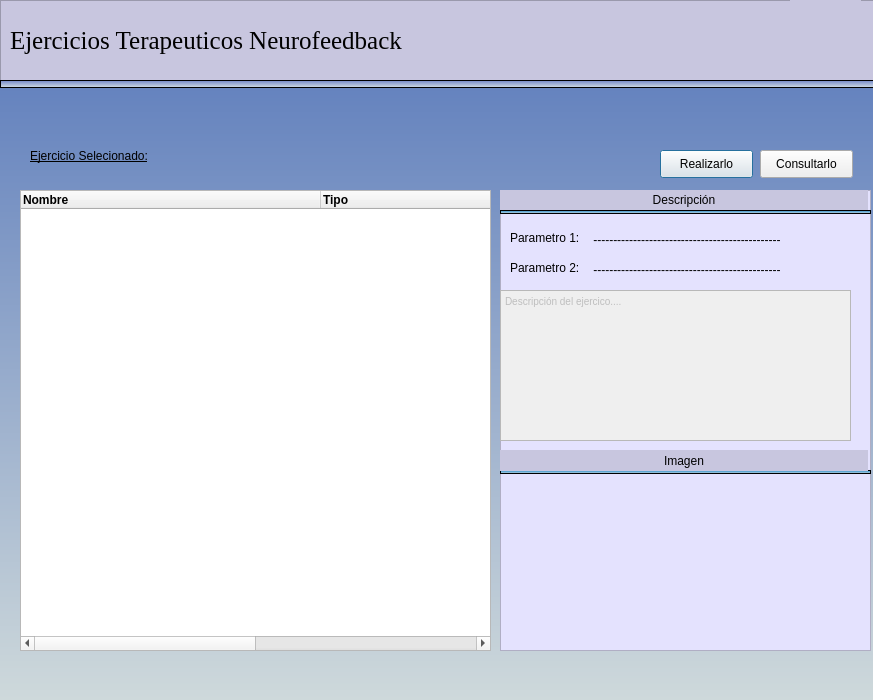
<?xml version="1.0" encoding="UTF-8"?>
<ui version="4.0">
 <class>ejercicioTerapeuticos</class>
 <widget class="QDialog" name="ejercicioTerapeuticos">
  <property name="geometry">
   <rect>
    <x>0</x>
    <y>0</y>
    <width>873</width>
    <height>700</height>
   </rect>
  </property>
  <property name="minimumSize">
   <size>
    <width>873</width>
    <height>670</height>
   </size>
  </property>
  <property name="windowTitle">
   <string>Dialog</string>
  </property>
  <widget class="QListView" name="listImagenesEjercicios">
   <property name="geometry">
    <rect>
     <x>500</x>
     <y>190</y>
     <width>371</width>
     <height>461</height>
    </rect>
   </property>
   <property name="styleSheet">
    <string notr="true">background-color: rgb(228, 226, 254);</string>
   </property>
  </widget>
  <widget class="QLabel" name="lbEjercicio">
   <property name="geometry">
    <rect>
     <x>30</x>
     <y>140</y>
     <width>201</width>
     <height>31</height>
    </rect>
   </property>
   <property name="styleSheet">
    <string notr="true">font: 63 12pt &quot;Yu Gothic UI Semibold&quot;;
text-decoration: underline;</string>
   </property>
   <property name="text">
    <string>Ejercicio Selecionado:</string>
   </property>
  </widget>
  <widget class="QPushButton" name="btnRealizar">
   <property name="geometry">
    <rect>
     <x>660</x>
     <y>150</y>
     <width>93</width>
     <height>28</height>
    </rect>
   </property>
   <property name="text">
    <string>Realizarlo</string>
   </property>
  </widget>
  <widget class="QPushButton" name="BtnConsultar">
   <property name="geometry">
    <rect>
     <x>760</x>
     <y>150</y>
     <width>93</width>
     <height>28</height>
    </rect>
   </property>
   <property name="text">
    <string>Consultarlo</string>
   </property>
  </widget>
  <widget class="QLabel" name="lbImagenEjercicio">
   <property name="geometry">
    <rect>
     <x>580</x>
     <y>480</y>
     <width>221</width>
     <height>161</height>
    </rect>
   </property>
   <property name="styleSheet">
    <string notr="true">image: url(:/newPrefix/EjerNeutral.png);</string>
   </property>
   <property name="text">
    <string/>
   </property>
  </widget>
  <widget class="QLabel" name="label_9">
   <property name="geometry">
    <rect>
     <x>0</x>
     <y>80</y>
     <width>911</width>
     <height>641</height>
    </rect>
   </property>
   <property name="minimumSize">
    <size>
     <width>480</width>
     <height>510</height>
    </size>
   </property>
   <property name="styleSheet">
    <string notr="true">background-color: qlineargradient(spread:pad, x1:0, y1:1, x2:0, y2:0, stop:0 rgba(210, 220, 220), stop:1 rgba(100, 130, 190));

</string>
   </property>
   <property name="text">
    <string/>
   </property>
  </widget>
  <widget class="QFrame" name="frame">
   <property name="geometry">
    <rect>
     <x>0</x>
     <y>0</y>
     <width>911</width>
     <height>81</height>
    </rect>
   </property>
   <property name="styleSheet">
    <string notr="true">background-color: rgb(200, 198, 223);</string>
   </property>
   <property name="frameShape">
    <enum>QFrame::StyledPanel</enum>
   </property>
   <property name="frameShadow">
    <enum>QFrame::Raised</enum>
   </property>
   <widget class="QLabel" name="label_10">
    <property name="geometry">
     <rect>
      <x>10</x>
      <y>10</y>
      <width>501</width>
      <height>61</height>
     </rect>
    </property>
    <property name="font">
     <font>
      <family>Times New Roman</family>
      <pointsize>19</pointsize>
      <weight>9</weight>
      <italic>false</italic>
      <bold>false</bold>
     </font>
    </property>
    <property name="styleSheet">
     <string notr="true">
font: 75 19pt &quot;Times New Roman&quot;;</string>
    </property>
    <property name="text">
     <string>Ejercicios Terapeuticos Neurofeedback</string>
    </property>
   </widget>
   <widget class="QLabel" name="label_25">
    <property name="geometry">
     <rect>
      <x>790</x>
      <y>0</y>
      <width>71</width>
      <height>71</height>
     </rect>
    </property>
    <property name="font">
     <font>
      <pointsize>10</pointsize>
     </font>
    </property>
    <property name="styleSheet">
     <string notr="true">image: url(:/newPrefix/libro-abierto.png);</string>
    </property>
    <property name="text">
     <string/>
    </property>
   </widget>
  </widget>
  <widget class="QTableWidget" name="tvEjercicios">
   <property name="geometry">
    <rect>
     <x>20</x>
     <y>190</y>
     <width>471</width>
     <height>461</height>
    </rect>
   </property>
   <property name="minimumSize">
    <size>
     <width>200</width>
     <height>200</height>
    </size>
   </property>
   <property name="focusPolicy">
    <enum>Qt::NoFocus</enum>
   </property>
   <property name="editTriggers">
    <set>QAbstractItemView::NoEditTriggers</set>
   </property>
   <property name="dragEnabled">
    <bool>false</bool>
   </property>
   <property name="rowCount">
    <number>0</number>
   </property>
   <property name="columnCount">
    <number>2</number>
   </property>
   <attribute name="horizontalHeaderDefaultSectionSize">
    <number>300</number>
   </attribute>
   <column>
    <property name="text">
     <string>Nombre</string>
    </property>
    <property name="font">
     <font>
      <weight>75</weight>
      <bold>true</bold>
     </font>
    </property>
    <property name="textAlignment">
     <set>AlignLeading|AlignVCenter</set>
    </property>
    <property name="background">
     <color>
      <red>0</red>
      <green>170</green>
      <blue>127</blue>
     </color>
    </property>
   </column>
   <column>
    <property name="text">
     <string>Tipo</string>
    </property>
    <property name="font">
     <font>
      <weight>75</weight>
      <bold>true</bold>
     </font>
    </property>
    <property name="textAlignment">
     <set>AlignLeading|AlignVCenter</set>
    </property>
    <property name="background">
     <color>
      <red>255</red>
      <green>248</green>
      <blue>53</blue>
     </color>
    </property>
   </column>
  </widget>
  <widget class="QFrame" name="frame_2">
   <property name="geometry">
    <rect>
     <x>0</x>
     <y>80</y>
     <width>911</width>
     <height>8</height>
    </rect>
   </property>
   <property name="maximumSize">
    <size>
     <width>16777215</width>
     <height>8</height>
    </size>
   </property>
   <property name="styleSheet">
    <string notr="true">background-color: qlineargradient(spread:pad, x1:0, y1:1, x2:0, y2:0, stop:0 rgba(214, 225, 229), stop:1 rgba(109, 130, 198));
</string>
   </property>
   <property name="frameShape">
    <enum>QFrame::StyledPanel</enum>
   </property>
   <property name="frameShadow">
    <enum>QFrame::Raised</enum>
   </property>
  </widget>
  <widget class="QFrame" name="frame_3">
   <property name="geometry">
    <rect>
     <x>500</x>
     <y>210</y>
     <width>371</width>
     <height>4</height>
    </rect>
   </property>
   <property name="maximumSize">
    <size>
     <width>16777215</width>
     <height>8</height>
    </size>
   </property>
   <property name="styleSheet">
    <string notr="true">background-color: qlineargradient(spread:pad, x1:0, y1:1, x2:0, y2:0, stop:0 rgba(214, 225, 229), stop:1 rgba(20, 130, 198));
</string>
   </property>
   <property name="frameShape">
    <enum>QFrame::StyledPanel</enum>
   </property>
   <property name="frameShadow">
    <enum>QFrame::Raised</enum>
   </property>
  </widget>
  <widget class="QLabel" name="label_4">
   <property name="geometry">
    <rect>
     <x>500</x>
     <y>190</y>
     <width>368</width>
     <height>20</height>
    </rect>
   </property>
   <property name="styleSheet">
    <string notr="true">font: 75 10pt &quot;MS Shell Dlg 2&quot;;
background-color: rgb(200, 198, 223);</string>
   </property>
   <property name="text">
    <string>Descripción</string>
   </property>
   <property name="alignment">
    <set>Qt::AlignCenter</set>
   </property>
  </widget>
  <widget class="QFrame" name="frame_4">
   <property name="geometry">
    <rect>
     <x>500</x>
     <y>470</y>
     <width>371</width>
     <height>4</height>
    </rect>
   </property>
   <property name="maximumSize">
    <size>
     <width>16777215</width>
     <height>8</height>
    </size>
   </property>
   <property name="styleSheet">
    <string notr="true">background-color: qlineargradient(spread:pad, x1:0, y1:1, x2:0, y2:0, stop:0 rgba(214, 225, 229), stop:1 rgba(20, 130, 198));
</string>
   </property>
   <property name="frameShape">
    <enum>QFrame::StyledPanel</enum>
   </property>
   <property name="frameShadow">
    <enum>QFrame::Raised</enum>
   </property>
  </widget>
  <widget class="QLabel" name="label_5">
   <property name="geometry">
    <rect>
     <x>500</x>
     <y>450</y>
     <width>368</width>
     <height>21</height>
    </rect>
   </property>
   <property name="styleSheet">
    <string notr="true">font: 75 10pt &quot;MS Shell Dlg 2&quot;;
background-color: rgb(200, 198, 223);</string>
   </property>
   <property name="text">
    <string>Imagen</string>
   </property>
   <property name="alignment">
    <set>Qt::AlignCenter</set>
   </property>
  </widget>
  <widget class="QTextEdit" name="taDescripcion">
   <property name="enabled">
    <bool>false</bool>
   </property>
   <property name="geometry">
    <rect>
     <x>500</x>
     <y>290</y>
     <width>351</width>
     <height>151</height>
    </rect>
   </property>
   <property name="undoRedoEnabled">
    <bool>false</bool>
   </property>
   <property name="html">
    <string>&lt;!DOCTYPE HTML PUBLIC &quot;-//W3C//DTD HTML 4.0//EN&quot; &quot;http://www.w3.org/TR/REC-html40/strict.dtd&quot;&gt;
&lt;html&gt;&lt;head&gt;&lt;meta name=&quot;qrichtext&quot; content=&quot;1&quot; /&gt;&lt;style type=&quot;text/css&quot;&gt;
p, li { white-space: pre-wrap; }
&lt;/style&gt;&lt;/head&gt;&lt;body style=&quot; font-family:'MS Shell Dlg 2'; font-size:7.8pt; font-weight:400; font-style:normal;&quot;&gt;
&lt;p style=&quot; margin-top:0px; margin-bottom:0px; margin-left:0px; margin-right:0px; -qt-block-indent:0; text-indent:0px;&quot;&gt;Descripción del ejercico....&lt;/p&gt;&lt;/body&gt;&lt;/html&gt;</string>
   </property>
   <property name="placeholderText">
    <string/>
   </property>
  </widget>
  <widget class="QLabel" name="label_3">
   <property name="geometry">
    <rect>
     <x>510</x>
     <y>230</y>
     <width>101</width>
     <height>16</height>
    </rect>
   </property>
   <property name="styleSheet">
    <string notr="true">font: 75 8pt &quot;MS Shell Dlg 2&quot;;</string>
   </property>
   <property name="text">
    <string>Parametro 1:</string>
   </property>
  </widget>
  <widget class="QLabel" name="lbParametro2">
   <property name="geometry">
    <rect>
     <x>590</x>
     <y>260</y>
     <width>271</width>
     <height>20</height>
    </rect>
   </property>
   <property name="styleSheet">
    <string notr="true">font: 63 8pt &quot;Yu Gothic UI Semibold&quot;;</string>
   </property>
   <property name="text">
    <string> -----------------------------------------------</string>
   </property>
  </widget>
  <widget class="QLabel" name="label_7">
   <property name="geometry">
    <rect>
     <x>510</x>
     <y>260</y>
     <width>101</width>
     <height>16</height>
    </rect>
   </property>
   <property name="styleSheet">
    <string notr="true">font: 75 8pt &quot;MS Shell Dlg 2&quot;;</string>
   </property>
   <property name="text">
    <string>Parametro 2:</string>
   </property>
  </widget>
  <widget class="QLabel" name="lbParametro1">
   <property name="geometry">
    <rect>
     <x>590</x>
     <y>230</y>
     <width>271</width>
     <height>20</height>
    </rect>
   </property>
   <property name="styleSheet">
    <string notr="true">font: 63 8pt &quot;Yu Gothic UI Semibold&quot;;</string>
   </property>
   <property name="text">
    <string> -----------------------------------------------</string>
   </property>
  </widget>
  <widget class="QLabel" name="lbEjercicioSeecionado">
   <property name="geometry">
    <rect>
     <x>220</x>
     <y>110</y>
     <width>631</width>
     <height>31</height>
    </rect>
   </property>
   <property name="styleSheet">
    <string notr="true">font: 63 10pt &quot;Yu Gothic UI Semibold&quot;;
</string>
   </property>
   <property name="text">
    <string/>
   </property>
  </widget>
  <zorder>label_9</zorder>
  <zorder>listImagenesEjercicios</zorder>
  <zorder>lbEjercicio</zorder>
  <zorder>btnRealizar</zorder>
  <zorder>BtnConsultar</zorder>
  <zorder>lbImagenEjercicio</zorder>
  <zorder>frame</zorder>
  <zorder>tvEjercicios</zorder>
  <zorder>frame_2</zorder>
  <zorder>frame_3</zorder>
  <zorder>label_4</zorder>
  <zorder>frame_4</zorder>
  <zorder>label_5</zorder>
  <zorder>taDescripcion</zorder>
  <zorder>label_3</zorder>
  <zorder>lbParametro2</zorder>
  <zorder>label_7</zorder>
  <zorder>lbParametro1</zorder>
  <zorder>lbEjercicioSeecionado</zorder>
 </widget>
 <resources>
  <include location="images/image.qrc"/>
 </resources>
 <connections/>
</ui>
